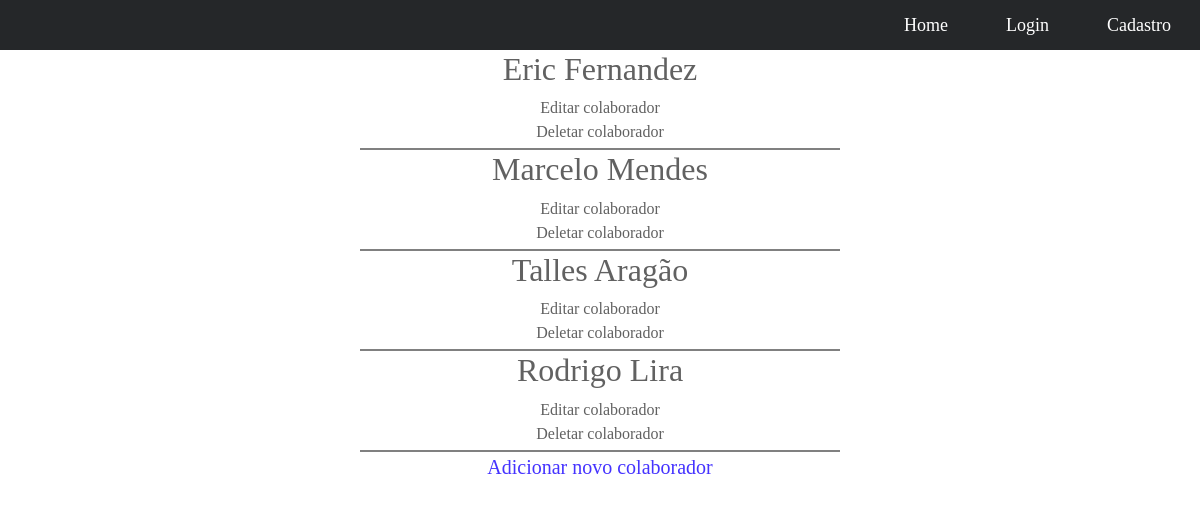
Page /colaboradores/ on the earlier database version.
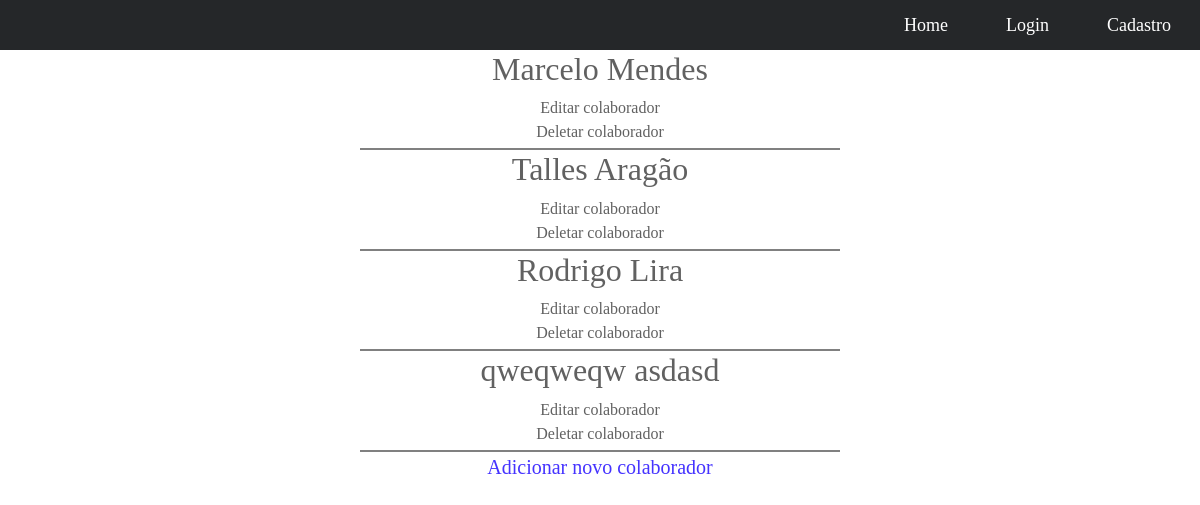
Same page on the later database version.
### colaboradores/models.py (models this page shows, shortened)
class Colaborador(models.Model):
    nome = models.CharField(max_length=255)
    sobrenome = models.CharField(max_length=255)
    slug = models.SlugField(max_length=255, unique=True)
    rg = models.CharField(max_length=16, unique=True)
    cpf = models.CharField(unique=True, max_length=14)
    cargo = models.CharField(max_length=255)
    def get_absolute_url(self):
        return reverse('colaborador:detail', kwargs={'slug': self.slug})

### colaboradores/views.py (the view)
# urls.py: path('', views.ColabListView.as_view(), name='list'),
class ColabListView(ListView):
    model = Colaborador

### colaboradores/templates/colaboradores/colaborador_list.html (shortened to what this page needs)
{% extends 'carros/base.html' %}
{% block content %}
{% for colaborador in colaborador_list %}
<article>
    <h2>
        <a href="{{ colaborador.get_absolute_url }}">
            {{ colaborador.nome }} {{ colaborador.sobrenome }}
        </a>
    </h2>
    <a href="manage/atualizar-colaborador/{{ colaborador.id }}">Editar colaborador</a>
    <a href='manage/deletar-colaborador/{{ colaborador.id }}'>Deletar colaborador</a>
</article>
{% endfor %}
<a href="manage/adicionar-colaborador" style="color: #4533ff !important; font-size: 20px;">Adicionar novo colaborador</a>
{% endblock %}

Differences in the rows shown:
removed Colaborador: nome "Eric", sobrenome "Fernandez"
added Colaborador: nome "qweqweqw", sobrenome "asdasd"
